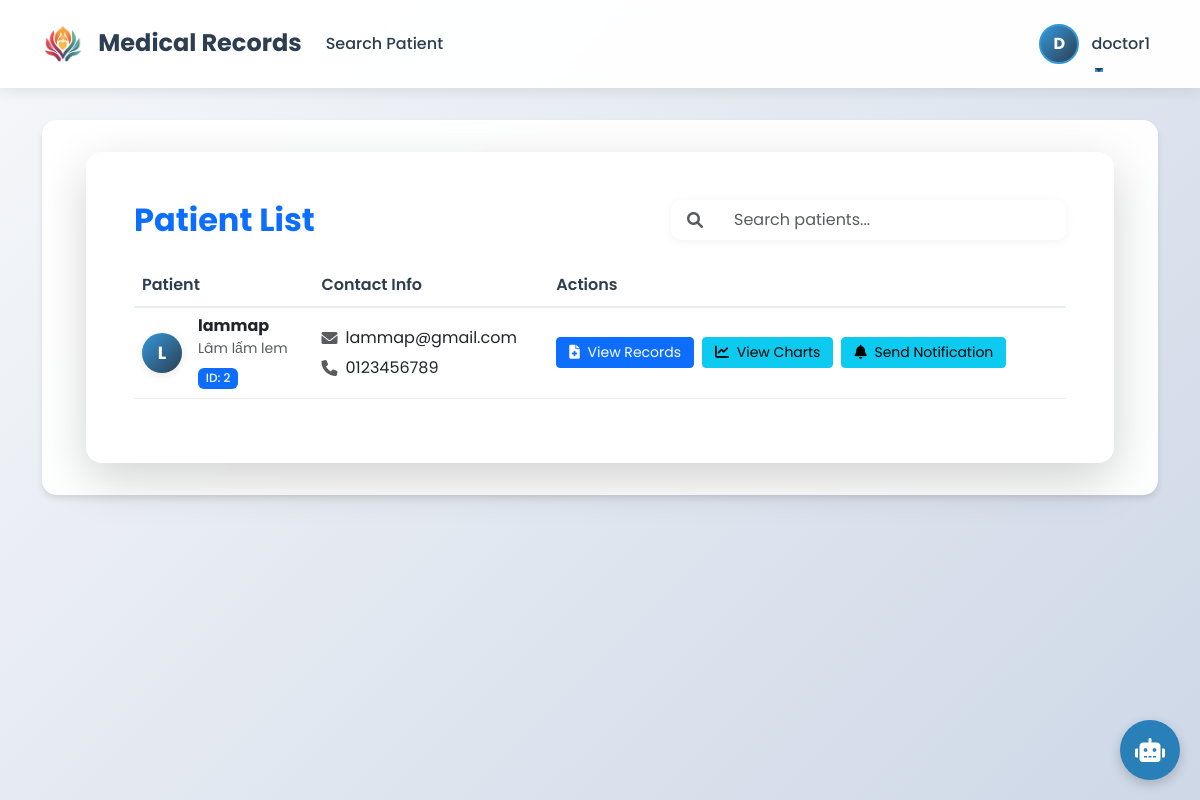
Screenshot of /doctor/search_patient (signed in) with the database file from the repository.
### app/models/user.py (models this page shows, shortened)
class User(UserMixin, db.Model):
    id = db.Column(db.Integer, primary_key=True)
    username = db.Column(db.String(80), unique=True, nullable=False)
    email = db.Column(db.String(120), unique=True, nullable=False)
    password_hash = db.Column(db.String(128))
    phone = db.Column(db.String(10))
    full_name = db.Column(db.String(100))
    avatar = db.Column(db.String(200))
    role = db.Column(db.String(20))
    records = db.relationship('MedicalRecord', backref='patient', lazy=True)
    notifications = db.relationship('Notification', foreign_keys='Notification.patient_id', backref='patient', lazy=True)
    sent_notifications = db.relationship('Notification', foreign_keys='Notification.doctor_id', backref='doctor', lazy=True)
    reset_code = db.Column(db.String(6))
    reset_code_expiry = db.Column(db.DateTime)

### app/routes/doctor.py (the view)
@bp.route('/search_patient')
@login_required
def search_patient():
    if current_user.role != 'doctor':
        flash('Access denied. Doctors only.', 'danger')
        return redirect(url_for('index'))
    patients = User.query.filter_by(role='patient').all()
    return render_template('search_patient.html', patients=patients)

### templates/search_patient.html (shortened to what this page needs)
{% extends "base.html" %}
{% block content %}
<div class="container">
    <div class="card shadow-lg border-0 rounded-4 search-card">
        <div class="card-body p-5">
            <div class="d-flex justify-content-between align-items-center mb-4">
                <h2 class="fw-bold text-primary mb-0">Patient List</h2>
                <div class="search-box">
                    <div class="input-group">
                        <span class="input-group-text bg-transparent border-end-0">
                            <i class="fas fa-search text-muted"></i>
                        </span>
                        <input type="text" class="form-control border-start-0" id="patientSearch" placeholder="Search patients...">
                    </div>
                </div>
            </div>
            <div class="table-responsive">
                <table class="table table-hover align-middle">
                    <thead>
                        <tr>
                            <th>Patient</th>
                            <th>Contact Info</th>
                            <th>Actions</th>
                        </tr>
                    </thead>
                    <tbody>
                        {% for patient in patients %}
                        <tr>
                            <td>
                                <div class="d-flex align-items-center">
                                    <div class="avatar-circle me-3">
                                        {% if patient.avatar %}
                                        <img src="{{ url_for('static', filename='uploads/' + patient.avatar) }}" alt="Avatar">
                                        {% else %}
                                        <span class="avatar-initial">{{ patient.username[0].upper() }}</span>
                                        {% endif %}
                                    </div>
                                    <div>
                                        <h6 class="mb-0 fw-bold">{{ patient.username }}</h6>
                                        <small class="text-muted">{{ patient.full_name or 'Not provided' }}</small>
                                        <div class="mt-1">
                                            <span class="badge bg-primary">ID: {{ patient.id }}</span>
                                        </div>
                                    </div>
                                </div>
                            </td>
                            <td>
                                <div>
                                    <div class="d-flex align-items-center mb-1">
                                        <i class="fas fa-envelope text-muted me-2"></i>
                                        <span>{{ patient.email }}</span>
                                    </div>
                                    <div class="d-flex align-items-center">
                                        <i class="fas fa-phone text-muted me-2"></i>
                                        <span>{{ patient.phone or 'Not provided' }}</span>
                                    </div>
                                </div>
                            </td>
                            <td>
                                <div class="d-flex gap-2">
                                    <a href="{{ url_for('doctor.view_patient_records', patient_id=patient.id) }}" class="btn btn-primary btn-sm">
                                        <i class="fas fa-file-medical me-1"></i> View Records
                                    </a>
                                    <a href="{{ url_for('doctor.view_charts', patient_id=patient.id) }}" class="btn btn-info btn-sm">
                                        <i class="fas fa-chart-line me-1"></i> View Charts
                                    </a>
                                    <button type="button" class="btn btn-info btn-sm open-notification-btn" data-patient-id="{{ patient.id }}" data-patient-name="{{ patient.username }}">
                                        <i class="fas fa-bell me-1"></i> Send Notification
                                    </button>
                                </div>
                            </td>
                        </tr>
                        {% endfor %}
                    </tbody>
                </table>
            </div>
        </div>
    </div>
</div>
{% endblock %}

### templates/base.html (shortened to what this page needs)
<!DOCTYPE html>
<html lang="en">
<head>
    <link href="https://cdn.jsdelivr.net/npm/bootstrap@5.3.0/dist/css/bootstrap.min.css" rel="stylesheet">
    <link rel="stylesheet" href="https://cdnjs.cloudflare.com/ajax/libs/font-awesome/6.0.0/css/all.min.css">
</head>
<body>
    <nav class="navbar navbar-expand-lg navbar-light">
        <div class="container">
            <a class="navbar-brand" href="{{ url_for('index') }}">
                <img src="{{ url_for('static', filename='images/logo.png') }}" alt="Medical Records Logo" height="40">
                <span class="ms-2 fw-bold">Medical Records</span>
            </a>
            <div class="collapse navbar-collapse" id="navbarNav">
                <ul class="navbar-nav me-auto">
                    {% if current_user.is_authenticated %}
                        {% if current_user.role == 'patient' %}
                        <li class="nav-item">
                            <a class="nav-link" href="{{ url_for('patient.new_record') }}">New Record</a>
                        </li>
                        <li class="nav-item">
                            <a class="nav-link {{ 'active' if request.endpoint == 'patient.view_records' else '' }}" href="{{ url_for('patient.view_records') }}">
                                <i class="fas fa-file-medical-alt me-2"></i>View Records
                            </a>
                        </li>
                        <li class="nav-item">
                            <a class="nav-link {{ 'active' if request.endpoint == 'patient.view_charts' else '' }}" href="{{ url_for('patient.view_charts') }}">
                                <i class="fas fa-chart-line me-2"></i>View Charts
                            </a>
                        </li>
                        <li class="nav-item">
                            <a class="nav-link {{ 'active' if request.endpoint == 'patient.notifications' else '' }}" href="{{ url_for('patient.notifications') }}">
                                <i class="fas fa-bell me-2"></i>Notifications
                                {% if notification_count and notification_count > 0 %}
                                <span class="badge bg-danger">{{ notification_count }}</span>
                                {% endif %}
                            </a>
                        </li>
                        <li class="nav-item">
                            <a class="nav-link {{ 'active' if request.endpoint == 'patient.view_doctors' else '' }}" href="{{ url_for('patient.view_doctors') }}">
                                <i class="fas fa-user-md me-2"></i>Search Doctor
                            </a>
                        </li>
                        {% elif current_user.role == 'doctor' %}
                        <li class="nav-item">
                            <a class="nav-link" href="{{ url_for('doctor.search_patient') }}">Search Patient</a>
                        </li>
                        {% elif current_user.role == 'admin' %}
                        <li class="nav-item">
                            <a class="nav-link" href="{{ url_for('admin.users') }}">User Management</a>
                        </li>
                        {% endif %}
                    {% endif %}
                </ul>
                <ul class="navbar-nav">
                    {% if current_user.is_authenticated %}
                        <li class="nav-item dropdown">
                            <a class="nav-link dropdown-toggle" href="#" id="navbarDropdown" role="button" data-bs-toggle="dropdown" aria-expanded="false">
                                {% if current_user.avatar %}
                                <img src="{{ url_for('static', filename='uploads/' + current_user.avatar) }}" class="avatar-small me-2" alt="Avatar">
                                {% else %}
                                <div class="avatar-small me-2 d-inline-flex align-items-center justify-content-center" style="background: linear-gradient(135deg, #3498db, #2c3e50);">
                                    <span class="text-white fw-bold">{{ current_user.username[0].upper() }}</span>
                                </div>
                                {% endif %}
                                {{ current_user.username }}
                            </a>
                        </li>
                    {% endif %}
                </ul>
            </div>
        </div>
    </nav>
    <div class="container">
        <div class="content">
            {% block content %}{% endblock %}
        </div>
    </div>
    <div class="ai-chat-container">
        <button class="ai-chat-toggle" id="toggleChat">
            <i class="fas fa-robot"></i>
        </button>
    </div>
</body>
</html>

### templates/base.html (style rules this page uses)
:root { --primary-color: #2c3e50; --secondary-color: #3498db; --accent-color: #e74c3c; --background-color: #f8f9fa; --text-color: #2c3e50; --card-shadow: 0 4px 6px rgba(0, 0, 0, 0.1); }
body { font-family: 'Poppins', sans-serif; background-color: var(--background-color); color: var(--text-color); position: relative; min-height: 100vh; line-height: 1.6; }
body::before { content: ''; position: fixed; top: 0; left: 0; width: 100%; height: 100%; z-index: -1; background: linear-gradient(135deg, #f5f7fa 0%, #c3cfe2 100%); opacity: 0.8; }
.navbar { background-color: rgba(255, 255, 255, 0.95); backdrop-filter: blur(10px); box-shadow: 0 2px 15px rgba(0, 0, 0, 0.1); padding: 1rem 0; position: relative; z-index: 1070 !important; }
.navbar-brand { font-weight: 700; font-size: 1.5rem; color: var(--primary-color); transition: color 0.3s ease; }
.nav-link { color: var(--text-color); font-weight: 500; padding: 0.5rem 1rem; transition: all 0.3s ease; position: relative; }
.nav-link::after { content: ''; position: absolute; width: 0; height: 2px; bottom: 0; left: 50%; background-color: var(--secondary-color); transition: all 0.3s ease; transform: translateX(-50%); }
.content { background-color: rgba(255, 255, 255, 0.95); border-radius: 15px; box-shadow: var(--card-shadow); padding: 2rem; margin: 2rem auto; backdrop-filter: blur(10px); transition: transform 0.3s ease, box-shadow 0.3s ease; position: relative; z-index: 1030; }
.avatar-small { width: 40px; height: 40px; border-radius: 50%; object-fit: cover; border: 2px solid var(--secondary-color); transition: transform 0.3s ease; }
.nav-item.dropdown { position: relative !important; }
.ai-chat-container { position: fixed; bottom: 20px; right: 20px; z-index: 1090; display: flex; flex-direction: column; align-items: flex-end; }
.ai-chat-toggle { width: 60px; height: 60px; border-radius: 50%; background-color: #2980b9; color: white; display: flex; justify-content: center; align-items: center; cursor: pointer; border: none; box-shadow: 0 4px 12px rgba(0, 0, 0, 0.2); font-size: 24px; transition: all 0.3s ease; position: relative; }

### templates/search_patient.html (style rules this page uses)
.search-card { background: rgba(255, 255, 255, 0.95); backdrop-filter: blur(10px); transition: all 0.3s ease; animation: cardAppear 0.6s ease-out; }
.search-box .input-group { border-radius: 10px; overflow: hidden; box-shadow: 0 2px 10px rgba(0,0,0,0.05); }
.search-box .form-control { border: none; padding: 0.5rem 1rem; }
.search-box .input-group-text { border: none; padding: 0.5rem 1rem; }
.avatar-circle { width: 40px; height: 40px; border-radius: 50%; overflow: hidden; background: linear-gradient(135deg, #3498db, #2c3e50); display: flex; align-items: center; justify-content: center; box-shadow: 0 2px 10px rgba(0,0,0,0.1); }
.avatar-initial { color: white; font-weight: bold; font-size: 1.1rem; }
.table { position: relative; z-index: 1; }
.table th { font-weight: 600; color: var(--text-color); border-bottom: 2px solid #e9ecef; }
.table td { position: relative; z-index: 2; vertical-align: middle; border-bottom: 1px solid #e9ecef; }
.badge { font-weight: 500; padding: 0.35em 0.65em; }
.btn-sm { padding: 0.25rem 0.75rem; font-size: 0.875rem; }

### rows the page displays
User: username "D", username "doctor1"
User: username "L", username "lammap", full_name "Lâm lấm lem", id "2", email "lammap@gmail.com", phone "0123456789"
